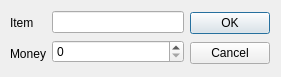
<?xml version="1.0" encoding="UTF-8"?>
<ui version="4.0">
 <class>EditChildItem</class>
 <widget class="QDialog" name="EditChildItem">
  <property name="geometry">
   <rect>
    <x>0</x>
    <y>0</y>
    <width>281</width>
    <height>77</height>
   </rect>
  </property>
  <property name="windowTitle">
   <string>Edit Item</string>
  </property>
  <widget class="QWidget" name="layoutWidget">
   <property name="geometry">
    <rect>
     <x>10</x>
     <y>10</y>
     <width>260</width>
     <height>56</height>
    </rect>
   </property>
   <layout class="QHBoxLayout" name="horizontalLayout">
    <item>
     <layout class="QVBoxLayout" name="verticalLayout">
      <item>
       <widget class="QLabel" name="lbItem">
        <property name="text">
         <string>Item</string>
        </property>
       </widget>
      </item>
      <item>
       <widget class="QLabel" name="lbMoney">
        <property name="text">
         <string>Money</string>
        </property>
       </widget>
      </item>
     </layout>
    </item>
    <item>
     <layout class="QVBoxLayout" name="verticalLayout_2">
      <item>
       <widget class="QLineEdit" name="leItem"/>
      </item>
      <item>
       <widget class="QSpinBox" name="spMoney">
        <property name="maximum">
         <number>999999999</number>
        </property>
       </widget>
      </item>
     </layout>
    </item>
    <item>
     <layout class="QVBoxLayout" name="verticalLayout_3">
      <item>
       <widget class="QPushButton" name="btnOK">
        <property name="text">
         <string>OK</string>
        </property>
       </widget>
      </item>
      <item>
       <widget class="QPushButton" name="btnCan">
        <property name="text">
         <string>Cancel</string>
        </property>
       </widget>
      </item>
     </layout>
    </item>
   </layout>
  </widget>
 </widget>
 <resources/>
 <connections/>
</ui>
